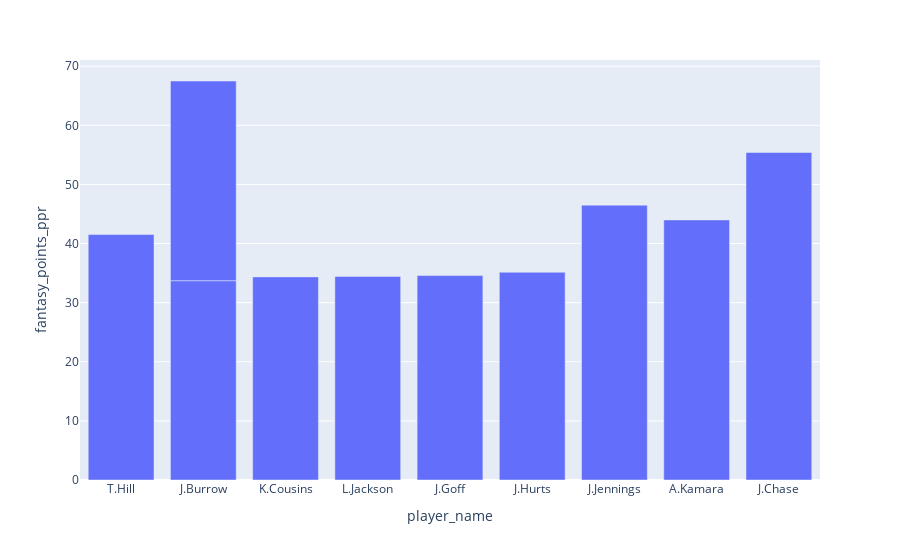

Notebook code cell kept with this figure:
### Code cell
px.bar(weekly_data.sort_values(by='fantasy_points').tail(10), x="player_name", y="fantasy_points_ppr")

### Figure 1 — Plotly figure (JSON) as saved in the notebook; plotly's stock layout.template omitted (floating-point values rounded to 4 significant figures)
{"data": [{"alignmentgroup": "True", "hovertemplate": "player_name=%{x}<br>fantasy_points_ppr=%{y}<extra></extra>", "legendgroup": "", "marker": {"color": "#636efa", "pattern": {"shape": ""}}, "name": "", "offsetgroup": "", "orientation": "v", "showlegend": false, "textposition": "auto", "type": "bar", "x": ["T.Hill", "J.Burrow", "J.Burrow", "K.Cousins", "L.Jackson", "J.Goff", "J.Hurts", "J.Jennings", "A.Kamara", "J.Chase"], "xaxis": "x", "y": [41.52, 33.72, 33.78, 34.36, 34.44, 34.58, 35.14, 46.5, 44, 55.4], "yaxis": "y"}], "layout": {"barmode": "relative", "legend": {"tracegroupgap": 0}, "margin": {"t": 60}, "xaxis": {"anchor": "y", "domain": [0, 1], "title": {"text": "player_name"}}, "yaxis": {"anchor": "x", "domain": [0, 1], "title": {"text": "fantasy_points_ppr"}}}}
